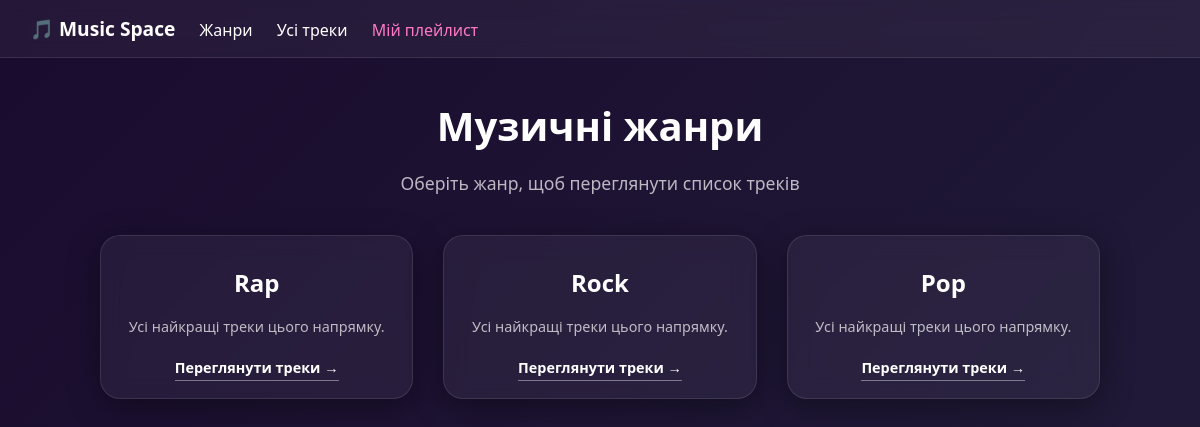
/music/categories/, run on an earlier commit of the app's database.
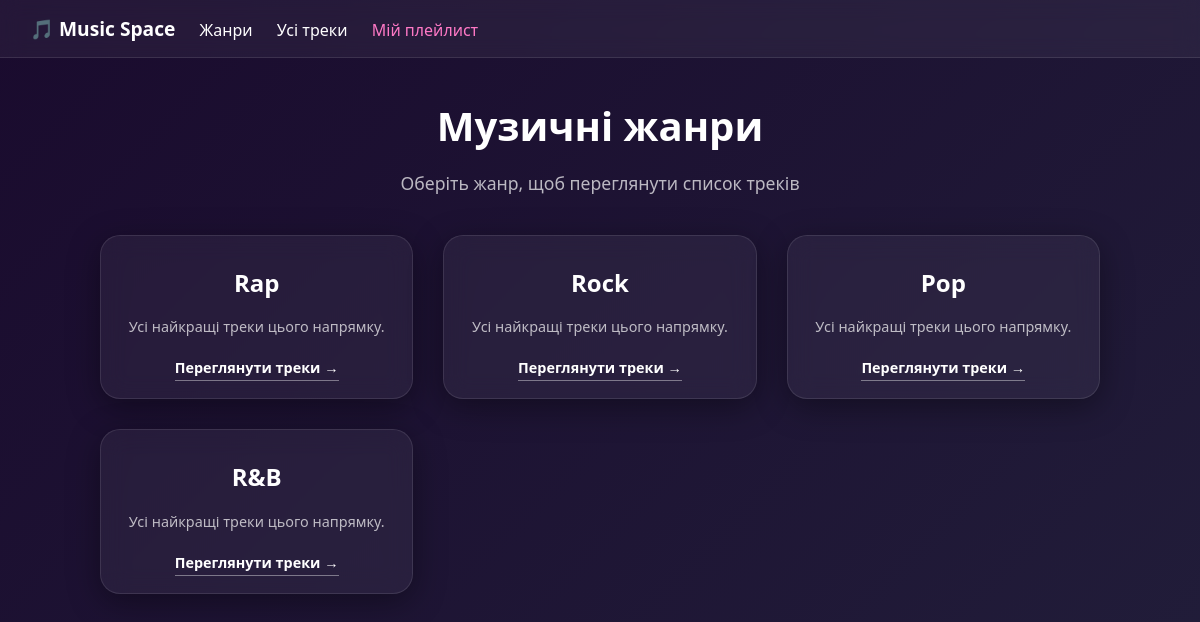
And on a later commit of the database.
### music/models.py (models this page shows, shortened)
class Category(models.Model):
    name = models.CharField(max_length=100, verbose_name="Назва жанру")
    description = models.TextField(blank=True, verbose_name="Опис жанру")

### music/views.py (the view)
# urls.py: path('categories/', views.category_list_view, name='category_list'),
def category_list_view(request):
    categories = Category.objects.all()
    context = {"title": "Список жанрів", "categories": categories}
    return render(request, 'music/category_list.html', context)

### templates/music/category_list.html (shortened to what this page needs)
{% extends 'base.html' %}
{% block content %}
    <div style="text-align: center; margin-bottom: 40px;">
        <h1 style="font-size: 2.5rem; margin-bottom: 10px;">Музичні жанри</h1>
        <p style="color: rgba(255,255,255,0.7); font-size: 1.1rem;">Оберіть жанр, щоб переглянути список треків</p>
    </div>
    <div style="display: grid; grid-template-columns: repeat(auto-fill, minmax(250px, 1fr)); gap: 30px;">
        {% for category in categories %}
            <div class="glass-card">
                <h3 style="margin-top: 10px;">
                    <a href="{% url 'category_detail' category.id %}">{{ category.name }}</a>
                </h3>
                <p style="color: rgba(255,255,255,0.7); font-size: 0.9rem;">
                    {{ category.description|default:"Усі найкращі треки цього напрямку." }}
                </p>
                <div style="margin-top: 20px;">
                    <a href="{% url 'category_detail' category.id %}" style="font-size: 0.9rem; border-bottom: 1px solid rgba(255,255,255,0.4); padding-bottom: 3px;">
                        Переглянути треки →
                    </a>
                </div>
            </div>
        {% empty %}
            <p style="color: rgba(255,255,255,0.7); text-align: center; width: 100%;">Тут поки пусто. Додайте жанри через адмінку.</p>
        {% endfor %}
    </div>
{% endblock %}

What changed in the data, as far as the page shows it:
added Category: name "R&B", description "Усі найкращі треки цього напрямку."
